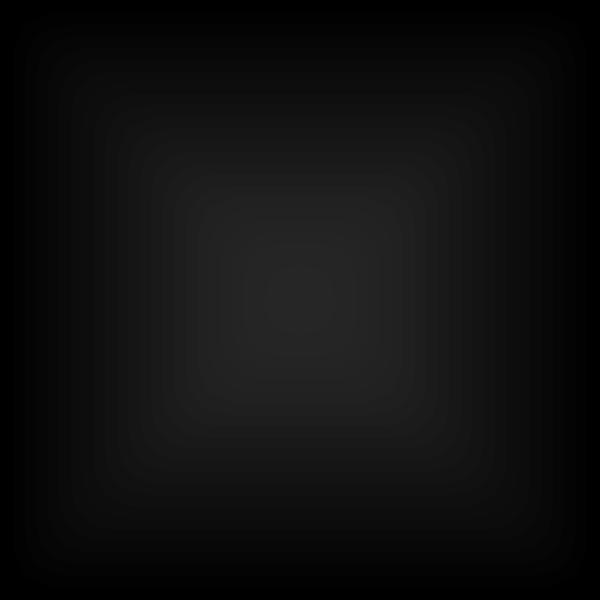
Frame 1 (no input)
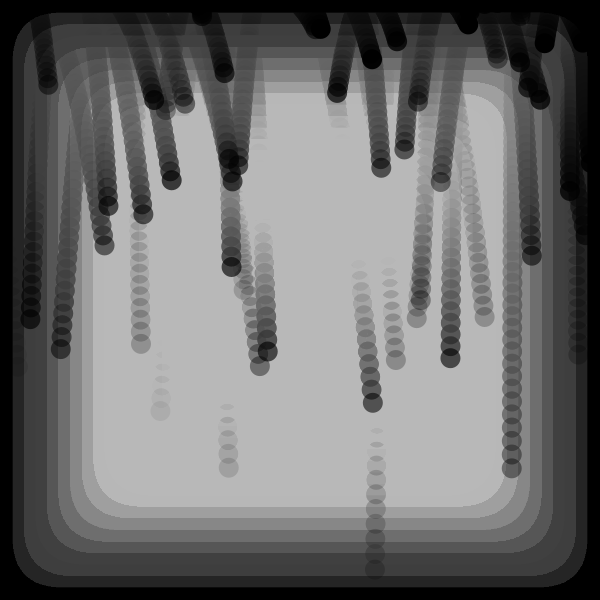
Frame 60 (the mouse pressed at the canvas centre just before this capture)
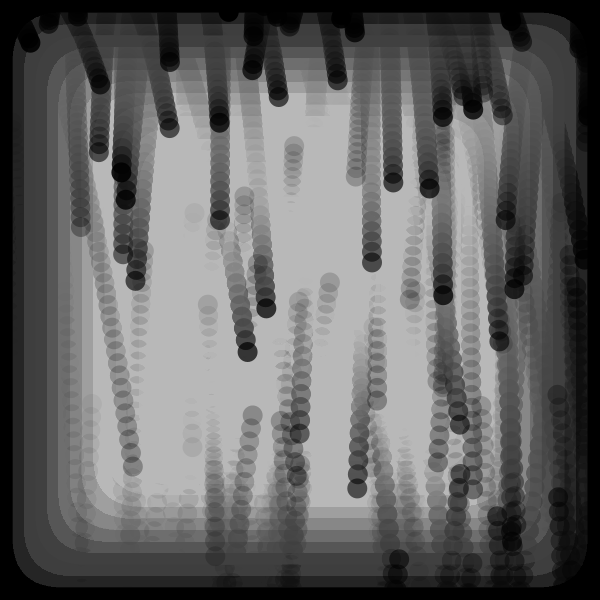
Frame 120 (the mouse held since frame 60 and released just before this capture)

The Processing sketch that drew these frames (run headless with seeded random() and noise(); from frame 60 on, the mouse is pressed at the canvas centre):

// Processing sketch: processing_134340
// ── processing_134340.pde

ArrayList ballCollection;


void setup() {
size(600,600);
smooth();
background(0);

ballCollection = new ArrayList();

//for(int i = 0; i < 100; i++){
//Ball myBall = new Ball(random(0,width),random(0,500));
//ballCollection.add(myBall);
//}
}

void draw() {
  

  int x = 23;
for (int i = 0; i < 25;) {
//noStroke();
rectMode(CENTER);
fill(x,x,x,2);
rect(300,300,x,x,50);
x = x+23;
i = i+1;
}
rectMode(CORNERS);
fill(0,0,0,10);
rect(0, 0, 600, 600, 50);
fill(0);
noStroke();
fill(0);

Ball myBall = new Ball(random(0,width),random(0,0));
ballCollection.add(myBall);


for(int i = 0; i < ballCollection.size(); i++){
Ball mb = (Ball) ballCollection.get (i);
mb.run();
}
}
class Ball{
float x = 0;
float y = 0;
float speedX = random(-1,2);
float speedY = random (1,4);
float lifespan;



Ball(float _x, float _y){

x = _x;
y = _y;
lifespan = random (130,300);

}

void run(){
  update();
display();
move();
bounce();
gravity();
}

void update()
{
  lifespan -= 2.0;
}

void gravity(){
speedY += 0.2;
}

void bounce(){
if(x > width) {
speedX = speedX * -1;
}
if(x < 0) {
speedX = speedX * -1;
}
if(y > height) {
speedY = speedY * -1;
}
if(y < 0) {
speedY = speedY * -1;
}

}

void move(){

  x += speedX;
y += speedY;
}

void display(){
  fill(0,lifespan);
ellipse (x,y,20,20);
}
}
